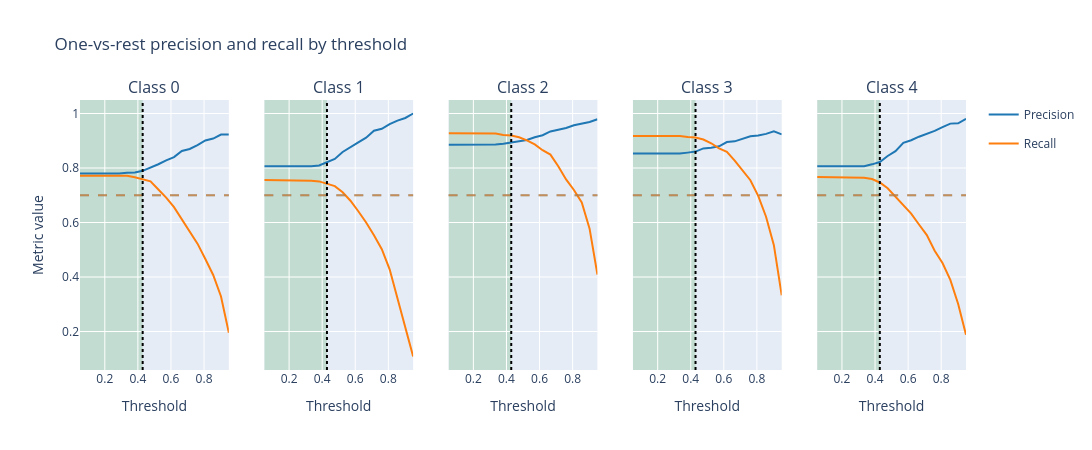

Write notebook code for a chart like this one.
### Markdown cell above
#### Visualizing precision and recall by threshold, per class

For each class, we plot its one-vs-rest precision and recall as a function of
the candidate thresholds, highlighting which thresholds are jointly valid
(green background) and the best threshold selected by the controller.

### Code cell
import plotly.graph_objects as go
from plotly.subplots import make_subplots

tested_thresholds = controller._predict_params
valid_thresholds = set(controller.valid_predict_params.tolist())
is_valid = np.array([t in valid_thresholds for t in tested_thresholds])

predictions_per_param = controller._get_predictions_per_param(
    X, tested_thresholds
)

fig = make_subplots(
    rows=1,
    cols=n_classes,
    subplot_titles=[f"Class {class_label}" for class_label in class_labels],
    shared_yaxes=True,
)

for i, (class_label, precision_risk, recall_risk) in enumerate(
    zip(class_labels, precision_risks, recall_risks)
):
    col = i + 1
    precision_values = np.array(
        [
            1 - precision_risk.get_value_and_effective_sample_size(y, y_pred)[0]
            for y_pred in predictions_per_param
        ]
    )
    recall_values = np.array(
        [
            1 - recall_risk.get_value_and_effective_sample_size(y, y_pred)[0]
            for y_pred in predictions_per_param
        ]
    )

    # add_vrect must come after at least one trace exists on this subplot,
    # otherwise plotly can't resolve the row/col axis reference and silently
    # drops the shape.
    fig.add_trace(
        go.Scatter(
            x=tested_thresholds,
            y=precision_values,
            name="Precision",
            legendgroup="precision",
            showlegend=(i == 0),
            line=dict(color="#1f77b4"),
        ),
        row=1,
        col=col,
    )
    fig.add_trace(
        go.Scatter(
            x=tested_thresholds,
            y=recall_values,
            name="Recall",
            legendgroup="recall",
            showlegend=(i == 0),
            line=dict(color="#ff7f0e"),
        ),
        row=1,
        col=col,
    )

    if is_valid.any():
        fig.add_vrect(
            x0=tested_thresholds[is_valid].min(),
            x1=tested_thresholds[is_valid].max(),
            fillcolor="green",
            opacity=0.15,
            line_width=0,
            layer="below",
            row=1,
            col=col,
        )
    fig.add_hline(
        y=target_precision, line_dash="dash", line_color="#1f77b4", opacity=0.6,
        row=1, col=col,
    )
    fig.add_hline(
        y=target_recall, line_dash="dash", line_color="#ff7f0e", opacity=0.6,
        row=1, col=col,
    )
    if controller.best_predict_param is not None:
        fig.add_vline(
            x=controller.best_predict_param,
            line_dash="dot",
            line_color="black",
            row=1,
            col=col,
        )
    fig.update_xaxes(title_text="Threshold", row=1, col=col)

fig.update_yaxes(title_text="Metric value", row=1, col=1)
fig.update_layout(
    title_text="One-vs-rest precision and recall by threshold",
    width=350 * n_classes,
    height=450,
)
fig.show()

### Figure 1 — Plotly figure (JSON) as saved in the notebook; plotly's stock layout.template omitted (floating-point values rounded to 4 significant figures)
{"data": [{"legendgroup": "precision", "line": {"color": "#1f77b4"}, "name": "Precision", "showlegend": true, "x": [0.05, 0.09737, 0.1447, 0.1921, 0.2395, 0.2868, 0.3342, 0.3816, 0.4289, 0.4763, 0.5237, 0.5711, 0.6184, 0.6658, 0.7132, 0.7605, 0.8079, 0.8553, 0.9026, 0.95], "xaxis": "x", "y": [0.78, 0.78, 0.78, 0.78, 0.78, 0.78, 0.783, 0.7839, 0.7896, 0.8003, 0.8138, 0.8278, 0.84, 0.8624, 0.8697, 0.8837, 0.901, 0.9081, 0.9228, 0.9231], "yaxis": "y", "type": "scatter"}, {"legendgroup": "recall", "line": {"color": "#ff7f0e"}, "name": "Recall", "showlegend": true, "x": [0.05, 0.09737, 0.1447, 0.1921, 0.2395, 0.2868, 0.3342, 0.3816, 0.4289, 0.4763, 0.5237, 0.5711, 0.6184, 0.6658, 0.7132, 0.7605, 0.8079, 0.8553, 0.9026, 0.95], "xaxis": "x", "y": [0.7712, 0.7712, 0.7712, 0.7712, 0.7712, 0.7712, 0.7712, 0.7662, 0.76, 0.7512, 0.7212, 0.6913, 0.6562, 0.6112, 0.5675, 0.5225, 0.4663, 0.4075, 0.3287, 0.195], "yaxis": "y", "type": "scatter"}, {"legendgroup": "precision", "line": {"color": "#1f77b4"}, "name": "Precision", "showlegend": false, "x": [0.05, 0.09737, 0.1447, 0.1921, 0.2395, 0.2868, 0.3342, 0.3816, 0.4289, 0.4763, 0.5237, 0.5711, 0.6184, 0.6658, 0.7132, 0.7605, 0.8079, 0.8553, 0.9026, 0.95], "xaxis": "x2", "y": [0.8061, 0.8061, 0.8061, 0.8061, 0.8061, 0.8059, 0.8067, 0.8094, 0.8201, 0.8331, 0.8586, 0.8778, 0.8941, 0.9112, 0.9367, 0.9438, 0.9609, 0.9737, 0.9835, 1.0], "yaxis": "y2", "type": "scatter"}, {"legendgroup": "recall", "line": {"color": "#ff7f0e"}, "name": "Recall", "showlegend": false, "x": [0.05, 0.09737, 0.1447, 0.1921, 0.2395, 0.2868, 0.3342, 0.3816, 0.4289, 0.4763, 0.5237, 0.5711, 0.6184, 0.6658, 0.7132, 0.7605, 0.8079, 0.8553, 0.9026, 0.95], "xaxis": "x2", "y": [0.7559, 0.7559, 0.7559, 0.7559, 0.7559, 0.7547, 0.7534, 0.7509, 0.7435, 0.7335, 0.7111, 0.68, 0.6413, 0.6002, 0.5529, 0.5019, 0.4284, 0.3225, 0.2229, 0.1083], "yaxis": "y2", "type": "scatter"}, {"legendgroup": "precision", "line": {"color": "#1f77b4"}, "name": "Precision", "showlegend": false, "x": [0.05, 0.09737, 0.1447, 0.1921, 0.2395, 0.2868, 0.3342, 0.3816, 0.4289, 0.4763, 0.5237, 0.5711, 0.6184, 0.6658, 0.7132, 0.7605, 0.8079, 0.8553, 0.9026, 0.95], "xaxis": "x3", "y": [0.8857, 0.8857, 0.8857, 0.8857, 0.8857, 0.8857, 0.8866, 0.8893, 0.8933, 0.8982, 0.9026, 0.9127, 0.9204, 0.9342, 0.9404, 0.947, 0.9569, 0.9626, 0.9686, 0.9791], "yaxis": "y3", "type": "scatter"}, {"legendgroup": "recall", "line": {"color": "#ff7f0e"}, "name": "Recall", "showlegend": false, "x": [0.05, 0.09737, 0.1447, 0.1921, 0.2395, 0.2868, 0.3342, 0.3816, 0.4289, 0.4763, 0.5237, 0.5711, 0.6184, 0.6658, 0.7132, 0.7605, 0.8079, 0.8553, 0.9026, 0.95], "xaxis": "x3", "y": [0.9277, 0.9277, 0.9277, 0.9277, 0.9277, 0.9277, 0.9264, 0.9214, 0.919, 0.9127, 0.9015, 0.8865, 0.8653, 0.8491, 0.8067, 0.7581, 0.7195, 0.6733, 0.5773, 0.409], "yaxis": "y3", "type": "scatter"}, {"legendgroup": "precision", "line": {"color": "#1f77b4"}, "name": "Precision", "showlegend": false, "x": [0.05, 0.09737, 0.1447, 0.1921, 0.2395, 0.2868, 0.3342, 0.3816, 0.4289, 0.4763, 0.5237, 0.5711, 0.6184, 0.6658, 0.7132, 0.7605, 0.8079, 0.8553, 0.9026, 0.95], "xaxis": "x4", "y": [0.853, 0.853, 0.853, 0.853, 0.853, 0.853, 0.853, 0.8565, 0.8604, 0.8718, 0.8744, 0.8797, 0.8954, 0.8978, 0.9065, 0.9163, 0.919, 0.9252, 0.9342, 0.9233], "yaxis": "y4", "type": "scatter"}, {"legendgroup": "recall", "line": {"color": "#ff7f0e"}, "name": "Recall", "showlegend": false, "x": [0.05, 0.09737, 0.1447, 0.1921, 0.2395, 0.2868, 0.3342, 0.3816, 0.4289, 0.4763, 0.5237, 0.5711, 0.6184, 0.6658, 0.7132, 0.7605, 0.8079, 0.8553, 0.9026, 0.95], "xaxis": "x4", "y": [0.9172, 0.9172, 0.9172, 0.9172, 0.9172, 0.9172, 0.9172, 0.9134, 0.9122, 0.9046, 0.8908, 0.872, 0.8595, 0.8269, 0.7905, 0.7553, 0.6976, 0.6211, 0.5169, 0.3325], "yaxis": "y4", "type": "scatter"}, {"legendgroup": "precision", "line": {"color": "#1f77b4"}, "name": "Precision", "showlegend": false, "x": [0.05, 0.09737, 0.1447, 0.1921, 0.2395, 0.2868, 0.3342, 0.3816, 0.4289, 0.4763, 0.5237, 0.5711, 0.6184, 0.6658, 0.7132, 0.7605, 0.8079, 0.8553, 0.9026, 0.95], "xaxis": "x5", "y": [0.8063, 0.8063, 0.8063, 0.8063, 0.8063, 0.8063, 0.8069, 0.8134, 0.8221, 0.844, 0.8618, 0.8924, 0.9018, 0.9149, 0.9247, 0.9362, 0.9499, 0.9628, 0.9639, 0.9804], "yaxis": "y5", "type": "scatter"}, {"legendgroup": "recall", "line": {"color": "#ff7f0e"}, "name": "Recall", "showlegend": false, "x": [0.05, 0.09737, 0.1447, 0.1921, 0.2395, 0.2868, 0.3342, 0.3816, 0.4289, 0.4763, 0.5237, 0.5711, 0.6184, 0.6658, 0.7132, 0.7605, 0.8079, 0.8553, 0.9026, 0.95], "xaxis": "x5", "y": [0.7669, 0.7669, 0.7669, 0.7669, 0.7669, 0.7669, 0.7644, 0.7594, 0.7469, 0.7256, 0.6955, 0.6654, 0.6328, 0.5927, 0.5539, 0.4962, 0.4511, 0.3897, 0.3008, 0.188], "yaxis": "y5", "type": "scatter"}], "layout": {"annotations": [{"font": {"size": 16}, "showarrow": false, "text": "Class 0", "x": 0.084, "xanchor": "center", "xref": "paper", "y": 1, "yanchor": "bottom", "yref": "paper"}, {"font": {"size": 16}, "showarrow": false, "text": "Class 1", "x": 0.292, "xanchor": "center", "xref": "paper", "y": 1, "yanchor": "bottom", "yref": "paper"}, {"font": {"size": 16}, "showarrow": false, "text": "Class 2", "x": 0.5, "xanchor": "center", "xref": "paper", "y": 1, "yanchor": "bottom", "yref": "paper"}, {"font": {"size": 16}, "showarrow": false, "text": "Class 3", "x": 0.708, "xanchor": "center", "xref": "paper", "y": 1, "yanchor": "bottom", "yref": "paper"}, {"font": {"size": 16}, "showarrow": false, "text": "Class 4", "x": 0.916, "xanchor": "center", "xref": "paper", "y": 1, "yanchor": "bottom", "yref": "paper"}], "height": 450, "shapes": [{"fillcolor": "green", "layer": "below", "line": {"width": 0}, "opacity": 0.15, "type": "rect", "x0": 0.05, "x1": 0.4289, "xref": "x", "y0": 0, "y1": 1, "yref": "y domain"}, {"line": {"color": "#1f77b4", "dash": "dash"}, "opacity": 0.6, "type": "line", "x0": 0, "x1": 1, "xref": "x domain", "y0": 0.7, "y1": 0.7, "yref": "y"}, {"line": {"color": "#ff7f0e", "dash": "dash"}, "opacity": 0.6, "type": "line", "x0": 0, "x1": 1, "xref": "x domain", "y0": 0.7, "y1": 0.7, "yref": "y"}, {"line": {"color": "black", "dash": "dot"}, "type": "line", "x0": 0.4289, "x1": 0.4289, "xref": "x", "y0": 0, "y1": 1, "yref": "y domain"}, {"fillcolor": "green", "layer": "below", "line": {"width": 0}, "opacity": 0.15, "type": "rect", "x0": 0.05, "x1": 0.4289, "xref": "x2", "y0": 0, "y1": 1, "yref": "y2 domain"}, {"line": {"color": "#1f77b4", "dash": "dash"}, "opacity": 0.6, "type": "line", "x0": 0, "x1": 1, "xref": "x2 domain", "y0": 0.7, "y1": 0.7, "yref": "y2"}, {"line": {"color": "#ff7f0e", "dash": "dash"}, "opacity": 0.6, "type": "line", "x0": 0, "x1": 1, "xref": "x2 domain", "y0": 0.7, "y1": 0.7, "yref": "y2"}, {"line": {"color": "black", "dash": "dot"}, "type": "line", "x0": 0.4289, "x1": 0.4289, "xref": "x2", "y0": 0, "y1": 1, "yref": "y2 domain"}, {"fillcolor": "green", "layer": "below", "line": {"width": 0}, "opacity": 0.15, "type": "rect", "x0": 0.05, "x1": 0.4289, "xref": "x3", "y0": 0, "y1": 1, "yref": "y3 domain"}, {"line": {"color": "#1f77b4", "dash": "dash"}, "opacity": 0.6, "type": "line", "x0": 0, "x1": 1, "xref": "x3 domain", "y0": 0.7, "y1": 0.7, "yref": "y3"}, {"line": {"color": "#ff7f0e", "dash": "dash"}, "opacity": 0.6, "type": "line", "x0": 0, "x1": 1, "xref": "x3 domain", "y0": 0.7, "y1": 0.7, "yref": "y3"}, {"line": {"color": "black", "dash": "dot"}, "type": "line", "x0": 0.4289, "x1": 0.4289, "xref": "x3", "y0": 0, "y1": 1, "yref": "y3 domain"}, {"fillcolor": "green", "layer": "below", "line": {"width": 0}, "opacity": 0.15, "type": "rect", "x0": 0.05, "x1": 0.4289, "xref": "x4", "y0": 0, "y1": 1, "yref": "y4 domain"}, {"line": {"color": "#1f77b4", "dash": "dash"}, "opacity": 0.6, "type": "line", "x0": 0, "x1": 1, "xref": "x4 domain", "y0": 0.7, "y1": 0.7, "yref": "y4"}, {"line": {"color": "#ff7f0e", "dash": "dash"}, "opacity": 0.6, "type": "line", "x0": 0, "x1": 1, "xref": "x4 domain", "y0": 0.7, "y1": 0.7, "yref": "y4"}, {"line": {"color": "black", "dash": "dot"}, "type": "line", "x0": 0.4289, "x1": 0.4289, "xref": "x4", "y0": 0, "y1": 1, "yref": "y4 domain"}, {"fillcolor": "green", "layer": "below", "line": {"width": 0}, "opacity": 0.15, "type": "rect", "x0": 0.05, "x1": 0.4289, "xref": "x5", "y0": 0, "y1": 1, "yref": "y5 domain"}, {"line": {"color": "#1f77b4", "dash": "dash"}, "opacity": 0.6, "type": "line", "x0": 0, "x1": 1, "xref": "x5 domain", "y0": 0.7, "y1": 0.7, "yref": "y5"}, {"line": {"color": "#ff7f0e", "dash": "dash"}, "opacity": 0.6, "type": "line", "x0": 0, "x1": 1, "xref": "x5 domain", "y0": 0.7, "y1": 0.7, "yref": "y5"}, {"line": {"color": "black", "dash": "dot"}, "type": "line", "x0": 0.4289, "x1": 0.4289, "xref": "x5", "y0": 0, "y1": 1, "yref": "y5 domain"}], "title": {"text": "One-vs-rest precision and recall by threshold"}, "width": 1750, "xaxis": {"anchor": "y", "domain": [0, 0.168], "title": {"text": "Threshold"}}, "xaxis2": {"anchor": "y2", "domain": [0.208, 0.376], "title": {"text": "Threshold"}}, "xaxis3": {"anchor": "y3", "domain": [0.416, 0.584], "title": {"text": "Threshold"}}, "xaxis4": {"anchor": "y4", "domain": [0.624, 0.792], "title": {"text": "Threshold"}}, "xaxis5": {"anchor": "y5", "domain": [0.832, 1], "title": {"text": "Threshold"}}, "yaxis": {"anchor": "x", "domain": [0, 1], "title": {"text": "Metric value"}}, "yaxis2": {"anchor": "x2", "domain": [0, 1], "matches": "y", "showticklabels": false}, "yaxis3": {"anchor": "x3", "domain": [0, 1], "matches": "y", "showticklabels": false}, "yaxis4": {"anchor": "x4", "domain": [0, 1], "matches": "y", "showticklabels": false}, "yaxis5": {"anchor": "x5", "domain": [0, 1], "matches": "y", "showticklabels": false}}}
